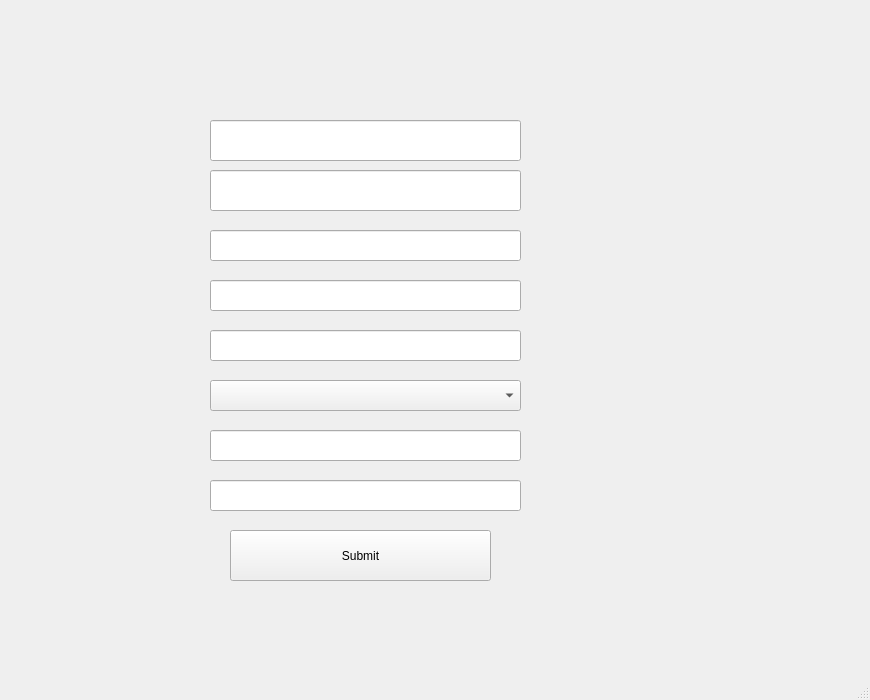
<?xml version="1.0" encoding="UTF-8"?>
<ui version="4.0">
 <class>forget_pass</class>
 <widget class="QMainWindow" name="forget_pass">
  <property name="geometry">
   <rect>
    <x>0</x>
    <y>0</y>
    <width>870</width>
    <height>700</height>
   </rect>
  </property>
  <property name="minimumSize">
   <size>
    <width>870</width>
    <height>700</height>
   </size>
  </property>
  <property name="windowTitle">
   <string>MainWindow</string>
  </property>
  <property name="styleSheet">
   <string notr="true">/*background-color:rgb(85, 87, 83)
</string>
  </property>
  <widget class="QWidget" name="centralwidget">
   <widget class="QLabel" name="label">
    <property name="geometry">
     <rect>
      <x>260</x>
      <y>20</y>
      <width>221</width>
      <height>81</height>
     </rect>
    </property>
    <property name="font">
     <font>
      <family>Ubuntu Condensed</family>
      <pointsize>17</pointsize>
      <weight>75</weight>
      <bold>true</bold>
     </font>
    </property>
    <property name="layoutDirection">
     <enum>Qt::RightToLeft</enum>
    </property>
    <property name="text">
     <string/>
    </property>
    <property name="scaledContents">
     <bool>true</bool>
    </property>
    <property name="alignment">
     <set>Qt::AlignCenter</set>
    </property>
   </widget>
   <widget class="QLineEdit" name="email">
    <property name="geometry">
     <rect>
      <x>210</x>
      <y>230</y>
      <width>311</width>
      <height>31</height>
     </rect>
    </property>
    <property name="sizePolicy">
     <sizepolicy hsizetype="Preferred" vsizetype="Fixed">
      <horstretch>0</horstretch>
      <verstretch>0</verstretch>
     </sizepolicy>
    </property>
    <property name="font">
     <font>
      <family>Ubuntu Condensed</family>
      <pointsize>15</pointsize>
      <weight>75</weight>
      <bold>true</bold>
     </font>
    </property>
    <property name="text">
     <string/>
    </property>
   </widget>
   <widget class="QLineEdit" name="password">
    <property name="geometry">
     <rect>
      <x>210</x>
      <y>430</y>
      <width>311</width>
      <height>31</height>
     </rect>
    </property>
    <property name="sizePolicy">
     <sizepolicy hsizetype="Preferred" vsizetype="Fixed">
      <horstretch>0</horstretch>
      <verstretch>0</verstretch>
     </sizepolicy>
    </property>
    <property name="font">
     <font>
      <family>Ubuntu Condensed</family>
      <pointsize>15</pointsize>
      <weight>75</weight>
      <bold>true</bold>
     </font>
    </property>
    <property name="text">
     <string/>
    </property>
    <property name="alignment">
     <set>Qt::AlignLeading|Qt::AlignLeft|Qt::AlignVCenter</set>
    </property>
   </widget>
   <widget class="QPushButton" name="submit">
    <property name="geometry">
     <rect>
      <x>230</x>
      <y>530</y>
      <width>261</width>
      <height>51</height>
     </rect>
    </property>
    <property name="text">
     <string>Submit</string>
    </property>
   </widget>
   <widget class="QLineEdit" name="conf">
    <property name="geometry">
     <rect>
      <x>210</x>
      <y>480</y>
      <width>311</width>
      <height>31</height>
     </rect>
    </property>
    <property name="sizePolicy">
     <sizepolicy hsizetype="Preferred" vsizetype="Fixed">
      <horstretch>0</horstretch>
      <verstretch>0</verstretch>
     </sizepolicy>
    </property>
    <property name="font">
     <font>
      <family>Ubuntu Condensed</family>
      <pointsize>15</pointsize>
      <weight>75</weight>
      <bold>true</bold>
     </font>
    </property>
    <property name="text">
     <string/>
    </property>
    <property name="alignment">
     <set>Qt::AlignLeading|Qt::AlignLeft|Qt::AlignVCenter</set>
    </property>
   </widget>
   <widget class="QLineEdit" name="username">
    <property name="geometry">
     <rect>
      <x>210</x>
      <y>280</y>
      <width>311</width>
      <height>31</height>
     </rect>
    </property>
    <property name="sizePolicy">
     <sizepolicy hsizetype="Preferred" vsizetype="Fixed">
      <horstretch>0</horstretch>
      <verstretch>0</verstretch>
     </sizepolicy>
    </property>
    <property name="font">
     <font>
      <family>Ubuntu Condensed</family>
      <pointsize>15</pointsize>
      <weight>75</weight>
      <bold>true</bold>
     </font>
    </property>
    <property name="text">
     <string/>
    </property>
   </widget>
   <widget class="QLineEdit" name="lastname">
    <property name="geometry">
     <rect>
      <x>210</x>
      <y>170</y>
      <width>311</width>
      <height>41</height>
     </rect>
    </property>
    <property name="sizePolicy">
     <sizepolicy hsizetype="Preferred" vsizetype="Fixed">
      <horstretch>0</horstretch>
      <verstretch>0</verstretch>
     </sizepolicy>
    </property>
    <property name="font">
     <font>
      <family>Ubuntu Condensed</family>
      <pointsize>15</pointsize>
      <weight>75</weight>
      <bold>true</bold>
     </font>
    </property>
    <property name="text">
     <string/>
    </property>
   </widget>
   <widget class="QLineEdit" name="firstname">
    <property name="geometry">
     <rect>
      <x>210</x>
      <y>120</y>
      <width>311</width>
      <height>41</height>
     </rect>
    </property>
    <property name="sizePolicy">
     <sizepolicy hsizetype="Preferred" vsizetype="Fixed">
      <horstretch>0</horstretch>
      <verstretch>0</verstretch>
     </sizepolicy>
    </property>
    <property name="font">
     <font>
      <family>Ubuntu Condensed</family>
      <pointsize>15</pointsize>
      <weight>75</weight>
      <bold>true</bold>
     </font>
    </property>
    <property name="text">
     <string/>
    </property>
   </widget>
   <widget class="QLineEdit" name="phone">
    <property name="geometry">
     <rect>
      <x>210</x>
      <y>330</y>
      <width>311</width>
      <height>31</height>
     </rect>
    </property>
    <property name="sizePolicy">
     <sizepolicy hsizetype="Preferred" vsizetype="Fixed">
      <horstretch>0</horstretch>
      <verstretch>0</verstretch>
     </sizepolicy>
    </property>
    <property name="font">
     <font>
      <family>Ubuntu Condensed</family>
      <pointsize>15</pointsize>
      <weight>75</weight>
      <bold>true</bold>
     </font>
    </property>
    <property name="text">
     <string/>
    </property>
    <property name="alignment">
     <set>Qt::AlignLeading|Qt::AlignLeft|Qt::AlignVCenter</set>
    </property>
   </widget>
   <widget class="QComboBox" name="role">
    <property name="geometry">
     <rect>
      <x>210</x>
      <y>380</y>
      <width>311</width>
      <height>31</height>
     </rect>
    </property>
    <item>
     <property name="text">
      <string/>
     </property>
    </item>
    <item>
     <property name="text">
      <string>user</string>
     </property>
    </item>
    <item>
     <property name="text">
      <string>admin</string>
     </property>
    </item>
   </widget>
   <widget class="QLabel" name="label_2">
    <property name="geometry">
     <rect>
      <x>447</x>
      <y>600</y>
      <width>141</width>
      <height>31</height>
     </rect>
    </property>
    <property name="text">
     <string/>
    </property>
   </widget>
  </widget>
  <widget class="QMenuBar" name="menubar">
   <property name="geometry">
    <rect>
     <x>0</x>
     <y>0</y>
     <width>870</width>
     <height>21</height>
    </rect>
   </property>
  </widget>
  <widget class="QStatusBar" name="statusbar"/>
 </widget>
 <tabstops>
  <tabstop>firstname</tabstop>
  <tabstop>lastname</tabstop>
  <tabstop>email</tabstop>
  <tabstop>username</tabstop>
  <tabstop>phone</tabstop>
  <tabstop>password</tabstop>
  <tabstop>conf</tabstop>
  <tabstop>submit</tabstop>
 </tabstops>
 <resources/>
 <connections/>
</ui>
